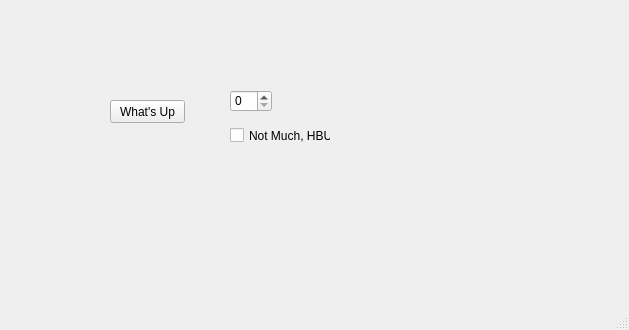
<?xml version="1.0" encoding="UTF-8"?>
<ui version="4.0">
 <class>MainWindow</class>
 <widget class="QMainWindow" name="MainWindow">
  <property name="geometry">
   <rect>
    <x>0</x>
    <y>0</y>
    <width>629</width>
    <height>330</height>
   </rect>
  </property>
  <property name="windowTitle">
   <string>MainWindow</string>
  </property>
  <widget class="QWidget" name="centralwidget">
   <widget class="QPushButton" name="pushButton">
    <property name="geometry">
     <rect>
      <x>110</x>
      <y>100</y>
      <width>75</width>
      <height>23</height>
     </rect>
    </property>
    <property name="text">
     <string>What's Up</string>
    </property>
   </widget>
   <widget class="MyCheckBoxWidget" name="checkBox">
    <property name="geometry">
     <rect>
      <x>230</x>
      <y>120</y>
      <width>101</width>
      <height>31</height>
     </rect>
    </property>
    <property name="text">
     <string>Not Much, HBU?</string>
    </property>
   </widget>
   <widget class="QSpinBox" name="spinBox">
    <property name="geometry">
     <rect>
      <x>230</x>
      <y>90</y>
      <width>42</width>
      <height>22</height>
     </rect>
    </property>
   </widget>
  </widget>
  <widget class="QMenuBar" name="menubar">
   <property name="geometry">
    <rect>
     <x>0</x>
     <y>0</y>
     <width>629</width>
     <height>21</height>
    </rect>
   </property>
  </widget>
  <widget class="QStatusBar" name="statusbar"/>
 </widget>
 <customwidgets>
  <customwidget>
   <class>MyCheckBoxWidget</class>
   <extends>QCheckBox</extends>
   <header>mycheckboxwidget.h</header>
  </customwidget>
 </customwidgets>
 <resources/>
 <connections/>
</ui>
